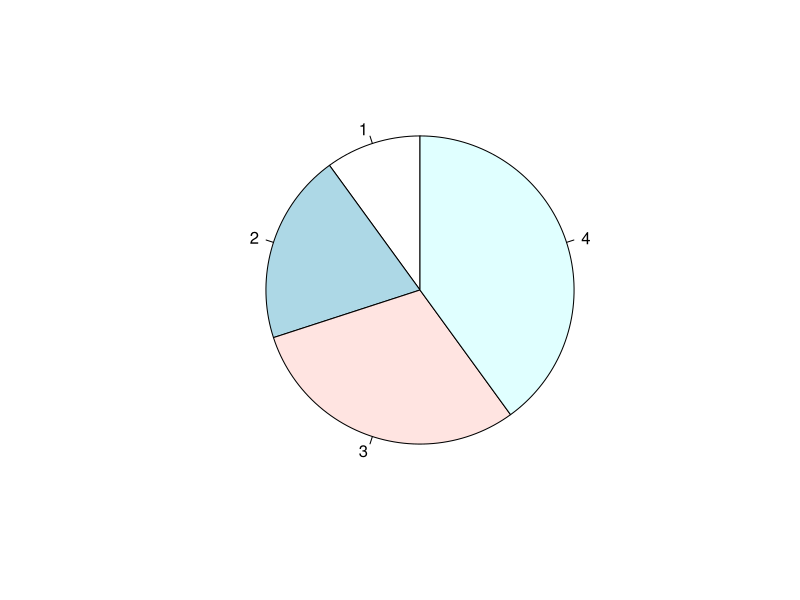
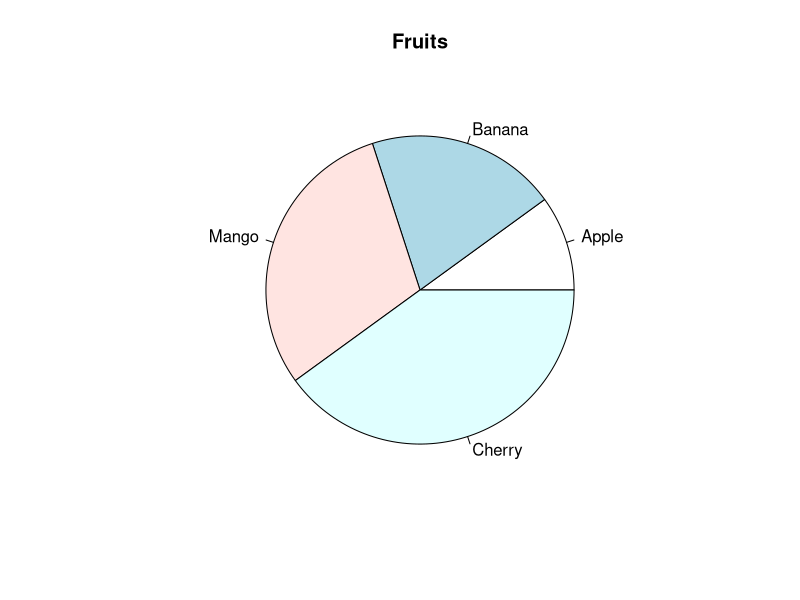
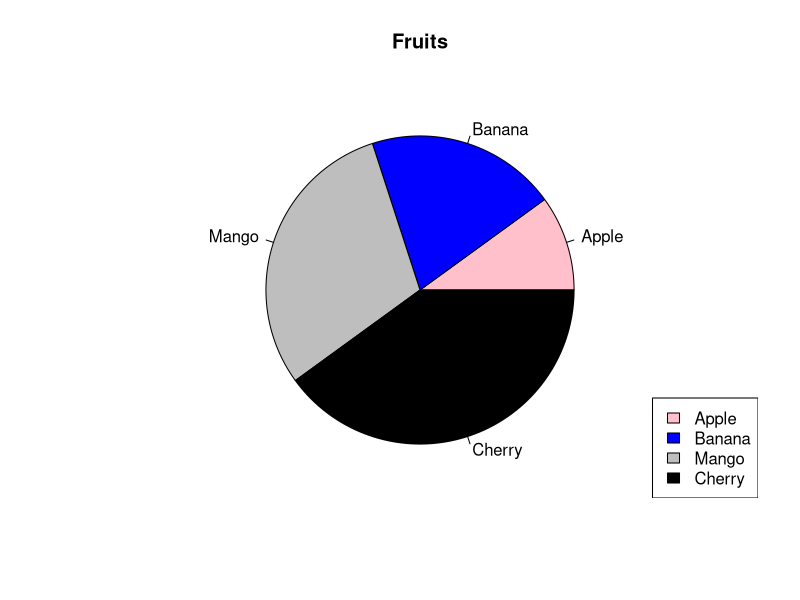
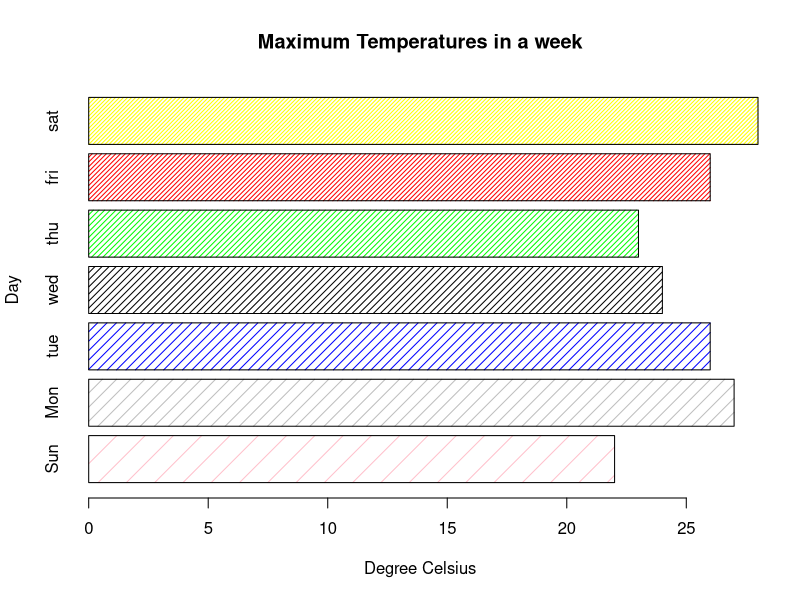
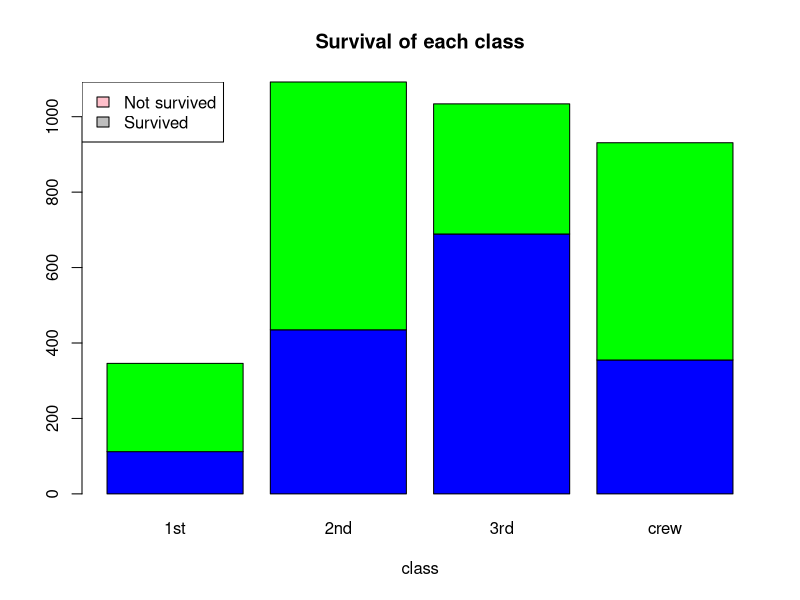
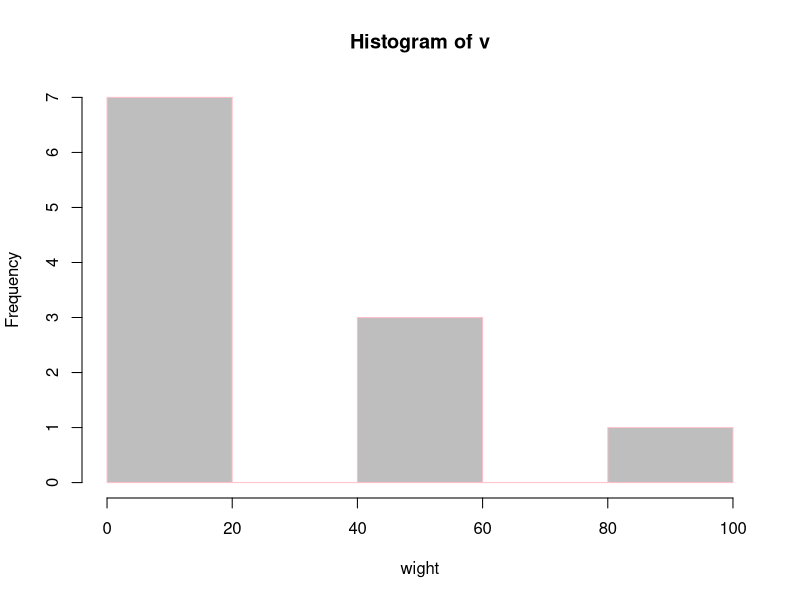
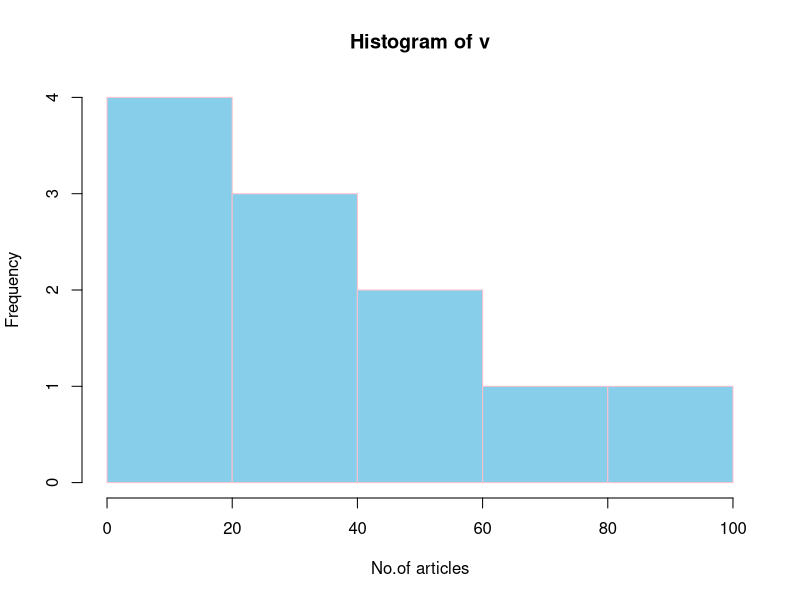

Generate these figures, in order, with R:
x<-c(10,20,30,40)
pie(x,init.angle=90)
x<-c(10,20,30,40)
mylabel<-c("Apple","Banana","Mango","Cherry")
pie(x,label=mylabel,main="Fruits")
colors<-c("pink","blue","grey","black")
pie(x,label=mylabel,main="Fruits",col=colors)
legend("bottomright",mylabel,fill=colors)
temperatures<-c(22,27,26,24,23,26,28)
result<-barplot(temperatures,
main="Maximum Temperatures in a week",
xlab="Degree Celsius",
ylab="Day",
names.arg=c("Sun","Mon","tue","wed","thu","fri","sat"),
col=c("pink","grey","blue","black","green","red","yellow"),
density=c(5,10,15,20,25,30,35),
horiz=TRUE
)
print(result)

titanic_data<-matrix(c(112,234,435,657,689,345,355,576),
                    nrow=2,ncol=4)
titanic_data
result<-barplot(titanic_data,
                main="Survival of each class",
                xlab="class",
                names.arg=c("1st","2nd","3rd","crew"),
                col=c("blue","green")
                )
legend("topleft",
       c("Not survived","Survived"),
       fill=c("pink","grey")
       )
print(result)

v<-c(3,54,43,59,9,6,88,8,9,3,7)
hist(v,xlab="wight",col="grey",border="pink")
v<-c(23,56,53,23,4,67,90,12,3,33,4)
hist(v,xlab="No.of articles",
     col="skyblue",border="pink")